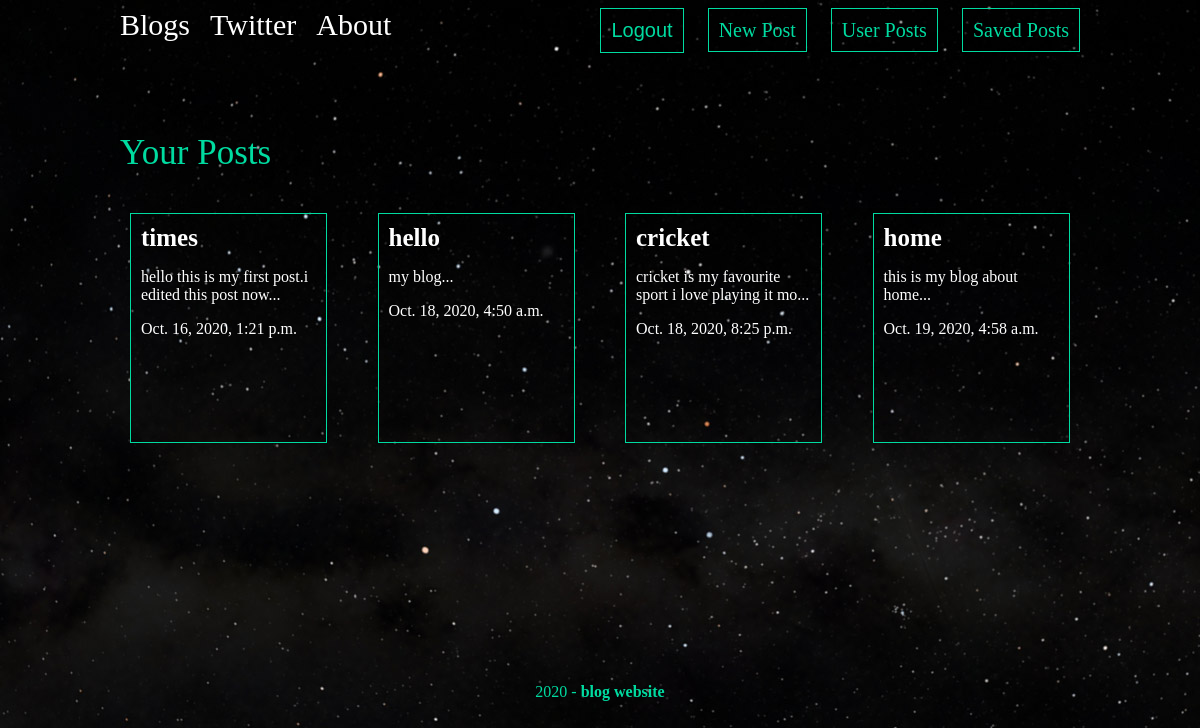
The app's page /Posts/userpost/ (signed in) with its own data.
### posts/models.py (models this page shows, shortened)
class Post(models.Model):
    title = models.CharField(max_length=100)
    body = models.TextField()
    date = models.DateTimeField(auto_now_add=True)
    thumb = models.ImageField(default="default.jpg",blank=True)
    author = models.ForeignKey(User,default=None,on_delete=models.CASCADE)
    def snippet(self):
        return self.body[:50] + '...'

### posts/views.py (the view)
def user_post(request):
    userpost = Post.objects.filter(author=request.user)
    return render(request,'posts/user_post.html', {'posts': userpost})

### posts/templates/posts/user_post.html
{% extends 'base_layout.html' %}
{% block contents %}
    <h1>Your Posts</h1>
    <div class="userpost">
        {% for post in posts%}
        <div class="post">
            <h3><a href="{% url 'posts:user_post_detail' name=post.title %}">{{post.title}}</a></h3>
            <p>{{post.snippet}}</p>
            <p>{{post.date}}</p>
        </div>
        {% endfor %}
    </div>
{% endblock %}

### assets/css.css (style rules this page uses)
body { background-image:url(bg.jpg); color:#fff; }
h1,h2,h3,h4,h5 { font-weight:normal; margin:0; }
a,a:hover,a:visited { color:#fff; text-decoration:none; }
div.wrapper h1 { margin:30px auto; font-size:35px; color: #00dba0; }
.recent-post,.post { padding:10px; width: 175px; height:200px; border: 1px solid #00dba0; position:relative; padding-bottom:18px; }
.recent-post h3,.post h3 { font-size:25px; font-weight:bold; }
.userpost,.savedpost { display:grid; padding: 10px 20px 20px 10px; width:100%; height:440px; overflow:scroll; grid-template-columns: 1fr 1fr 1fr 1fr; grid-gap:30px; float:left; }

### records on screen
Post: title "times", snippet "hello this is my first post.i edited this post now...", date "Oct. 16, 2020, 1:21 p.m."
Post: title "hello", snippet "my blog...", date "Oct. 18, 2020, 4:50 a.m."
Post: title "cricket", snippet "cricket is my favourite sport i love playing it mo...", date "Oct. 18, 2020, 8:25 p.m."
Post: title "home", snippet "this is my blog about home...", date "Oct. 19, 2020, 4:58 a.m."
